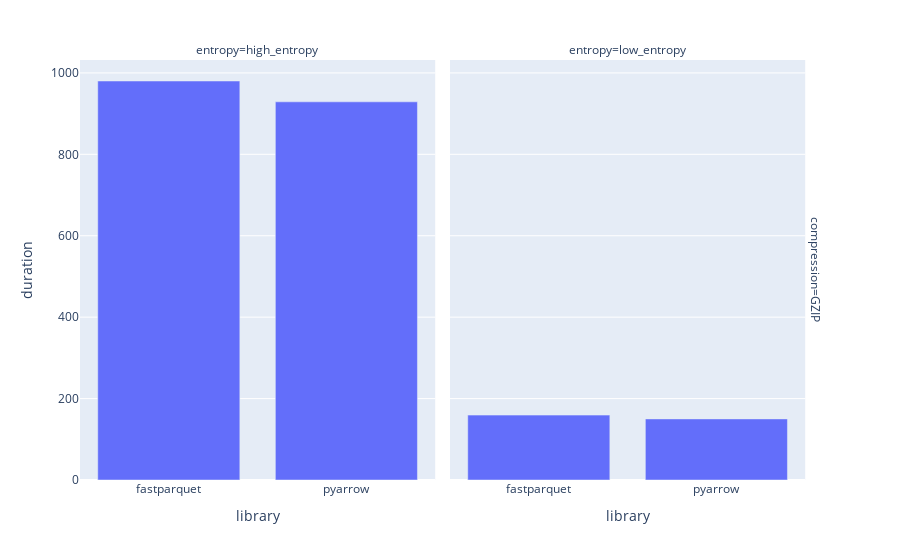

This figure's notebook cell:
### Code cell
px.bar(
    write_gzip_df,
    x="library",
    y="duration",
    facet_row="compression",
    facet_col="entropy",
)

### Figure 1 — Plotly figure (JSON) as saved in the notebook; plotly's stock layout.template omitted (floating-point values rounded to 4 significant figures)
{"data": [{"alignmentgroup": "True", "hovertemplate": "compression=GZIP<br>entropy=high_entropy<br>library=%{x}<br>duration=%{y}<extra></extra>", "legendgroup": "", "marker": {"color": "#636efa"}, "name": "", "offsetgroup": "", "orientation": "v", "showlegend": false, "textposition": "auto", "type": "bar", "x": ["fastparquet", "pyarrow"], "xaxis": "x", "y": [980.1, 929.0], "yaxis": "y"}, {"alignmentgroup": "True", "hovertemplate": "compression=GZIP<br>entropy=low_entropy<br>library=%{x}<br>duration=%{y}<extra></extra>", "legendgroup": "", "marker": {"color": "#636efa"}, "name": "", "offsetgroup": "", "orientation": "v", "showlegend": false, "textposition": "auto", "type": "bar", "x": ["fastparquet", "pyarrow"], "xaxis": "x2", "y": [159.4, 150.1], "yaxis": "y2"}], "layout": {"annotations": [{"font": {}, "showarrow": false, "text": "entropy=high_entropy", "x": 0.24, "xanchor": "center", "xref": "paper", "y": 1, "yanchor": "bottom", "yref": "paper"}, {"font": {}, "showarrow": false, "text": "entropy=low_entropy", "x": 0.74, "xanchor": "center", "xref": "paper", "y": 1, "yanchor": "bottom", "yref": "paper"}, {"font": {}, "showarrow": false, "text": "compression=GZIP", "textangle": 90, "x": 0.98, "xanchor": "left", "xref": "paper", "y": 0.5, "yanchor": "middle", "yref": "paper"}], "barmode": "relative", "legend": {"tracegroupgap": 0}, "margin": {"t": 60}, "xaxis": {"anchor": "y", "autorange": true, "domain": [0, 0.48], "range": [-0.5, 1.5], "title": {"text": "library"}, "type": "category"}, "xaxis2": {"anchor": "y2", "autorange": true, "domain": [0.5, 0.98], "matches": "x", "range": [-0.5, 1.5], "title": {"text": "library"}, "type": "category"}, "yaxis": {"anchor": "x", "autorange": true, "domain": [0, 1], "range": [0, 1032.0], "title": {"text": "duration"}, "type": "linear"}, "yaxis2": {"anchor": "x2", "autorange": true, "domain": [0, 1], "matches": "y", "range": [0, 1032.0], "showticklabels": false, "type": "linear"}}}
